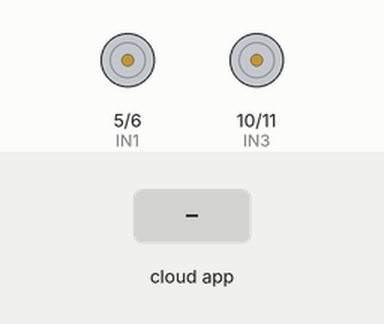
Recording of a sketch running on a simulated Arduino Uno, built with avr-gcc and run on an emulated ATmega328P. Parts: motor-driver pin pairs drawn as motors (green arrow = first pin HIGH = forward, orange = second pin HIGH = backward, longer = more drive, scaled by the enable pin). The inputs (shaded band) are chosen by the test bench. The ROS host is connected and sends only what is stated.

Above: at 1.2 s.
1.3 s: the phone or cloud app sets linear.x to -100
At 1.6 s:
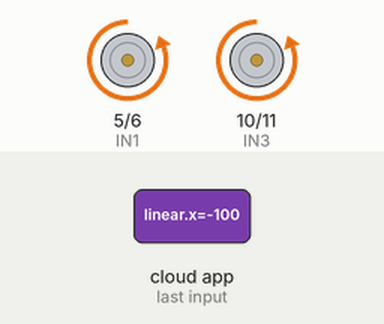
2.8 s: the phone or cloud app sets angular.z to -100
At 4.0 s:
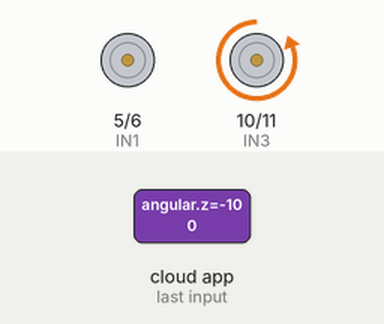
4.3 s: the phone or cloud app sets linear.x to 0
At 5.2 s:
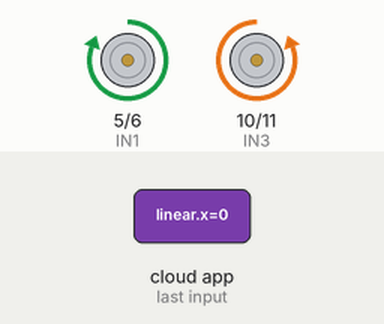
5.8 s: the phone or cloud app sets angular.z to 0
At 6.5 s:
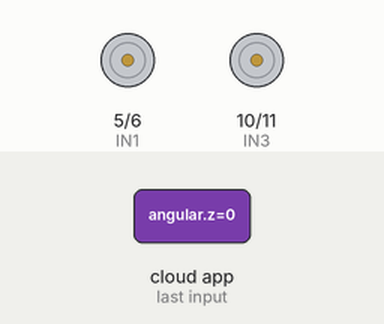
7.3 s: the phone or cloud app sets linear.x to 100
At 7.7 s:
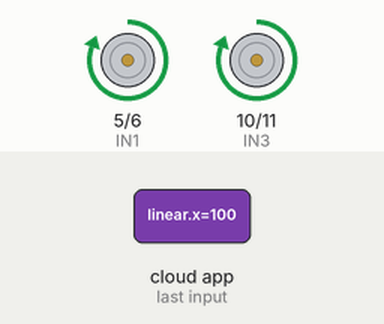
8.8 s: the phone or cloud app sets angular.z to 100
At 9.8 s:
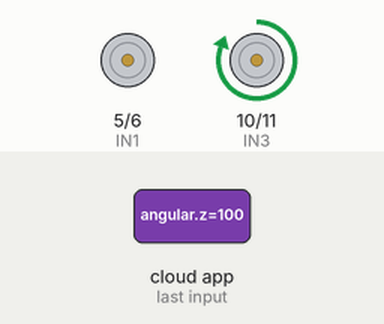
Timing chart, 0 to 11.3 s (numbered marks = the images above; inputs shaded):
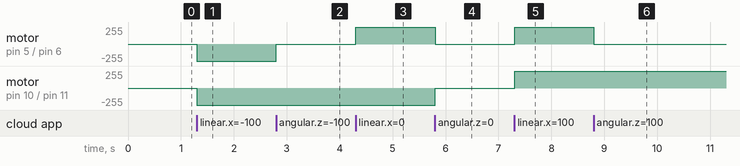

Measured:
- after the input at 1.3 s, motor on pin 5 (IN1) / pin 6 (IN2), motor on pin 10 (IN3) / pin 11 (IN4): stopped → backward 255/255 at once
- after the input at 2.8 s, motor on pin 5 (IN1) / pin 6 (IN2): backward 255/255 → stopped at once
- after the input at 4.3 s, motor on pin 5 (IN1) / pin 6 (IN2): stopped → forward 255/255 at once
- after the input at 5.8 s, motor on pin 5 (IN1) / pin 6 (IN2): forward 255/255 → stopped at once; motor on pin 10 (IN3) / pin 11 (IN4): backward 255/255 → stopped at once
- after the input at 7.3 s, motor on pin 5 (IN1) / pin 6 (IN2), motor on pin 10 (IN3) / pin 11 (IN4): stopped → forward 255/255 at once
- after the input at 8.8 s, motor on pin 5 (IN1) / pin 6 (IN2): forward 255/255 → stopped at once

The sketch:

motor_subscriber.ino
```cpp
/*
 * Lab 5: 모터 Subscriber (Motor Control Subscriber)
 *
 * ROS 토픽을 구독하여 모터를 제어합니다.
 *
 * 토픽: /cmd_vel
 * 메시지 타입: geometry_msgs/Twist
 */

#include <ros.h>
#include <geometry_msgs/Twist.h>

ros::NodeHandle nh;

// 모터 A (왼쪽)
const int ENA = 3;
const int IN1 = 5;
const int IN2 = 6;

// 모터 B (오른쪽)
const int ENB = 9;
const int IN3 = 10;
const int IN4 = 11;

// 모터 속도 (PWM 값)
int left_speed = 0;
int right_speed = 0;

void cmdVelCallback(const geometry_msgs::Twist& msg) {
  // linear.x: 전진/후진 속도 (-1.0 ~ 1.0)
  // angular.z: 회전 속도 (-1.0 ~ 1.0)

  float linear = msg.linear.x;
  float angular = msg.angular.z;

  // 차동 구동 계산
  float left = linear - angular;
  float right = linear + angular;

  // 정규화 (-1.0 ~ 1.0)
  if (abs(left) > 1.0) left = (left > 0) ? 1.0 : -1.0;
  if (abs(right) > 1.0) right = (right > 0) ? 1.0 : -1.0;

  // PWM 값으로 변환 (0 ~ 255)
  left_speed = abs(left * 255);
  right_speed = abs(right * 255);

  // 방향 설정
  if (left >= 0) {
    digitalWrite(IN1, HIGH);
    digitalWrite(IN2, LOW);
  } else {
    digitalWrite(IN1, LOW);
    digitalWrite(IN2, HIGH);
  }

  if (right >= 0) {
    digitalWrite(IN3, HIGH);
    digitalWrite(IN4, LOW);
  } else {
    digitalWrite(IN3, LOW);
    digitalWrite(IN4, HIGH);
  }

  // 속도 설정
  analogWrite(ENA, left_speed);
  analogWrite(ENB, right_speed);
}

ros::Subscriber<geometry_msgs::Twist> sub("/cmd_vel", &cmdVelCallback);

void setup() {
  // 모터 핀 설정
  pinMode(ENA, OUTPUT);
  pinMode(IN1, OUTPUT);
  pinMode(IN2, OUTPUT);
  pinMode(ENB, OUTPUT);
  pinMode(IN3, OUTPUT);
  pinMode(IN4, OUTPUT);

  // 초기화
  stopMotors();

  nh.initNode();
  nh.subscribe(sub);
}

void loop() {
  nh.spinOnce();
  delay(10);
}

void stopMotors() {
  analogWrite(ENA, 0);
  analogWrite(ENB, 0);
  digitalWrite(IN1, LOW);
  digitalWrite(IN2, LOW);
  digitalWrite(IN3, LOW);
  digitalWrite(IN4, LOW);
}
```
